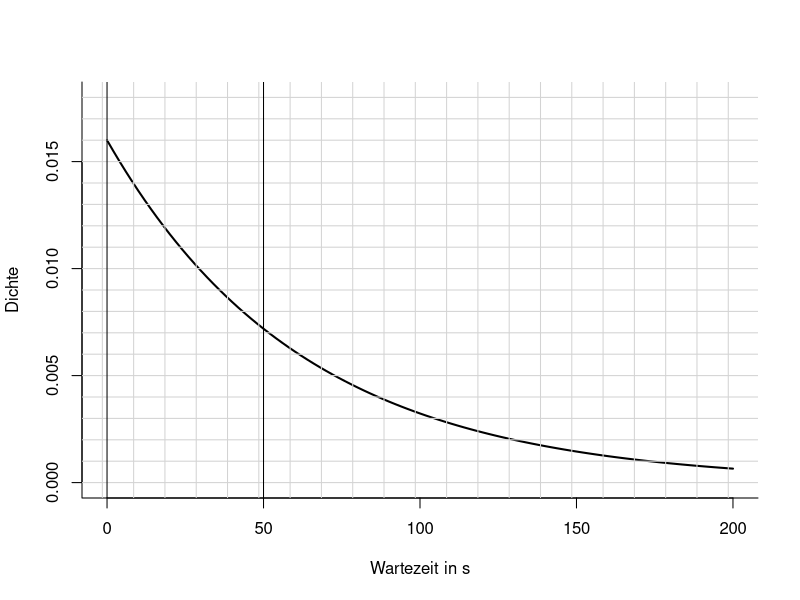

Source code (R):
curve(dexp(x,0.016),0,200,lwd=2,bty="l",ylim=c(0,0.018),xlab = "Wartezeit in s", ylab = "Dichte")

abline(v=seq(-1.5,200,by=10),col="lightgrey")
abline(h=seq(0,0.03,by=0.001),col="lightgrey")
abline(v=c(0,50))



k <- function(x){
  kx <- 0.016*exp(-0.016*x)
  return(kx)
}

integrate(k,0,50)$value

pexp(50,0.016)